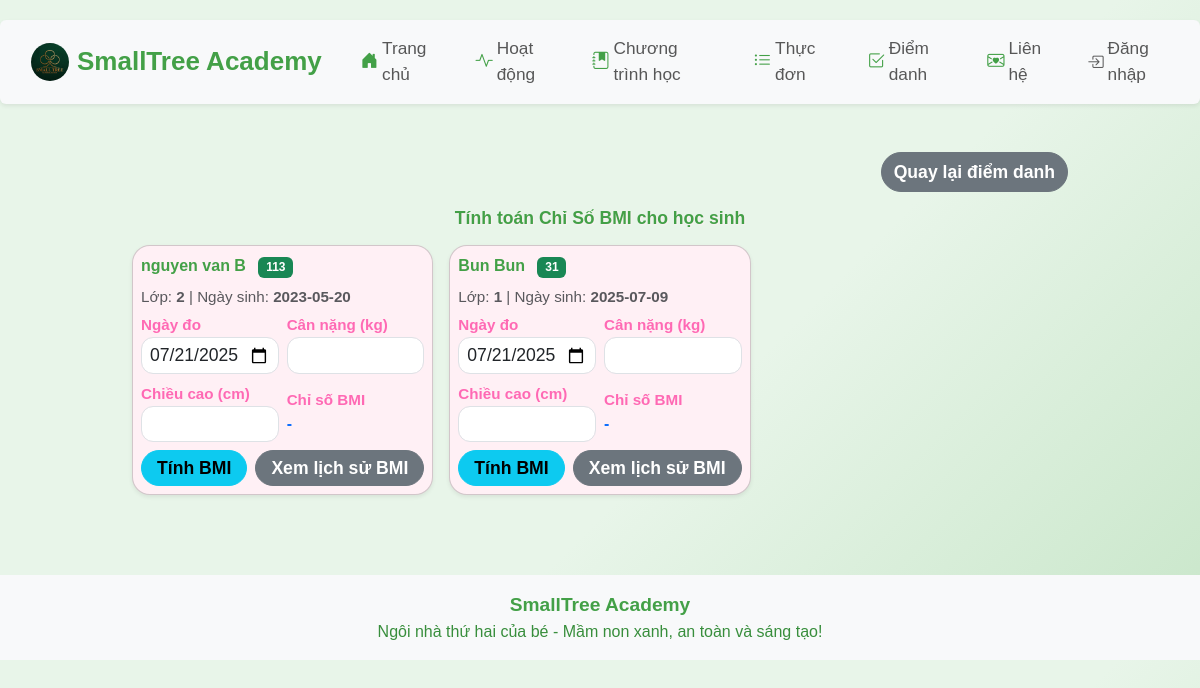
/bmi-index, run on an earlier commit of the app's database.
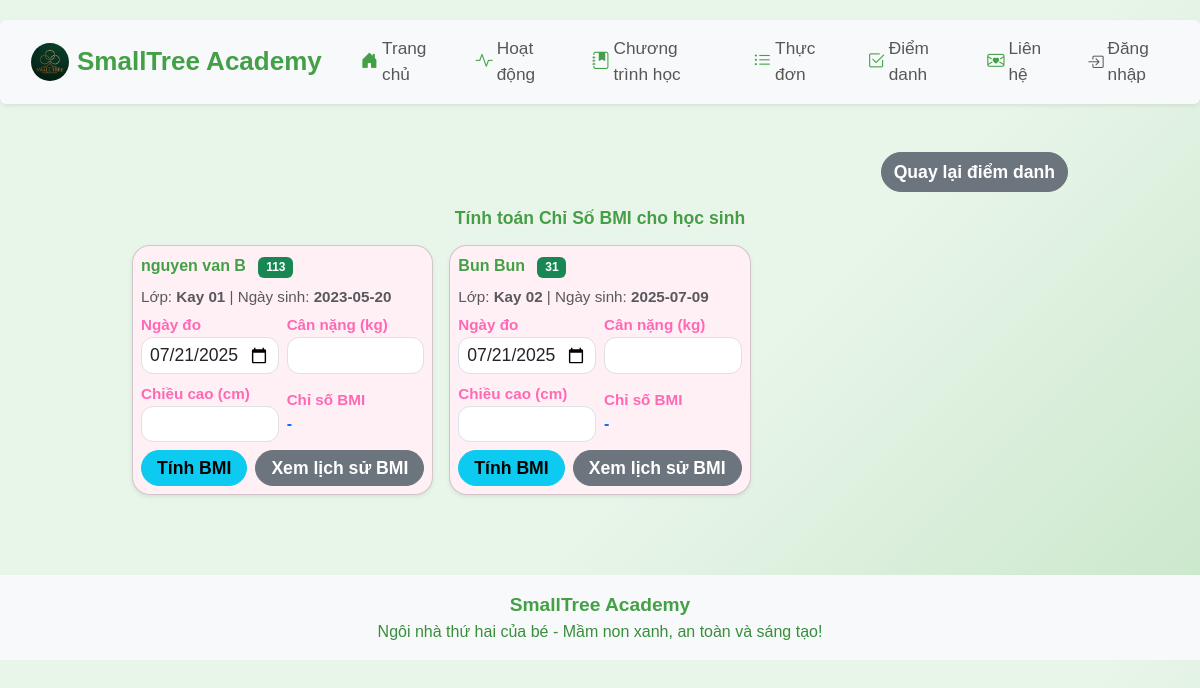
And on a later commit of the database.
### app/models.py (models this page shows)
class Child(db.Model):
    id = db.Column(db.Integer, primary_key=True)
    name = db.Column(db.String(100), nullable=False)
    age = db.Column(db.Integer, nullable=False)
    parent_contact = db.Column(db.String(100), nullable=False)
    class_name = db.Column(db.String(100))
    birth_date = db.Column(db.String(20))
    status = db.Column(db.String(20), default='Chưa điểm danh')
    email = db.Column(db.String(100))
    phone = db.Column(db.String(20))
    password = db.Column(db.String(100))
    student_code = db.Column(db.String(20), unique=True, nullable=True)

### app/routes.py (the view, shortened to what this page needs)
@main.route('/bmi-index', methods=['GET', 'POST'])
def bmi_index():
    students = Child.query.all()
    bmi = None
    bmi_id = None
    bmi_history = {}
    for student in students:
        records = BmiRecord.query.filter_by(student_id=student.id).order_by(BmiRecord.date.desc(), BmiRecord.id.desc()).all()
        filtered = {}
        for record in records:
            date_str = record.date.strftime('%Y-%m-%d')
            if date_str not in filtered:
                filtered[date_str] = record
        bmi_history[student.id] = list(filtered.values())
    current_date_iso = date.today().isoformat()
    return render_template(
        'bmi_index.html',
        title='Chỉ Số BMI',
        students=students,
        bmi=bmi,
        bmi_id=bmi_id,
        bmi_history=bmi_history,
        current_date_iso=current_date_iso,
        mobile=False
    )

### app/__init__.py (called while the page is built)
def create_app():
    app = Flask(__name__)
    app.config['SECRET_KEY'] = 'your-secret-key'
    app.config['SQLALCHEMY_DATABASE_URI'] = 'sqlite:///site.db'
    app.config['SQLALCHEMY_TRACK_MODIFICATIONS'] = False
    db.init_app(app)
    migrate = Migrate(app, db)
    csrf = CSRFProtect(app)
    @app.context_processor
    def inject_csrf_token():
        from flask_wtf.csrf import generate_csrf
        return dict(csrf_token=generate_csrf)
    from app.routes import main
    app.register_blueprint(main)
    return app

### app/templates/bmi_index.html (shortened to what this page needs)
{% extends 'base.html' %}
{% block content %}
<div class="container-fluid mt-4 mb-4 px-0">
    <div class="d-flex justify-content-end mb-3">
        <a href="/attendance" class="btn btn-secondary fw-bold">Quay lại điểm danh</a>
    </div>
    <h2 class="fw-bold text-center mb-3" style="color:#43a047; font-size:1.1em;">Tính toán Chỉ Số BMI cho học sinh</h2>
    <div class="row g-3">
        {% for student in students %}
        <div class="col-12 col-md-6 col-lg-4">
            <div class="card shadow-sm mb-2">
                <div class="card-body p-2">
                    <div class="mb-2">
                        <span class="fw-bold" style="color:#43a047;">{{ student.name }}</span>
                        <span class="badge bg-success ms-2">{{ student.student_code }}</span>
                    </div>
                    <div class="mb-1 text-muted" style="font-size:0.95em;">
                        Lớp: <span class="fw-bold">{{ student.class_name if student.class_name else '-' }}</span> | Ngày sinh: <span class="fw-bold">{{ student.birth_date if student.birth_date else '-' }}</span>
                    </div>
                    <form method="POST" class="row g-2 align-items-center">
                        <div class="col-6">
                            <label class="form-label mb-0" style="font-size:0.95em;">Ngày đo</label>
                            <input type="date" name="date" class="form-control form-control-sm" value="{{ current_date_iso }}" required>
                        </div>
                        <div class="col-6">
                            <label class="form-label mb-0" style="font-size:0.95em;">Cân nặng (kg)</label>
                            <input type="number" step="0.1" min="1" name="weight" class="form-control form-control-sm" required>
                        </div>
                        <div class="col-6">
                            <label class="form-label mb-0" style="font-size:0.95em;">Chiều cao (cm)</label>
                            <input type="number" step="0.1" min="30" name="height" class="form-control form-control-sm" required>
                        </div>
                        <div class="col-6">
                            <label class="form-label mb-0" style="font-size:0.95em;">Chỉ số BMI</label>
                            <div class="fw-bold text-primary">{% if bmi and bmi_id == student.id %}{{ bmi }}{% else %}-{% endif %}</div>
                        </div>
                        <div class="col-12 d-flex gap-2 mt-2">
                            <button type="submit" class="btn btn-info btn-sm flex-fill">Tính BMI</button>
                            <button type="button" class="btn btn-secondary btn-sm flex-fill" onclick="toggleBmiHistory({{ student.id }})">Xem lịch sử BMI</button>
                        </div>
                    </form>
                </div>
            </div>
        </div>
        {% else %}
        <div class="col-12"><div class="alert alert-warning text-center">Chưa có học sinh nào.</div></div>
        {% endfor %}
    </div>
</div>
{% endblock %}

What changed in the data, as far as the page shows it:
changed Child "nguyen van B": class_name "2" → "Kay 01"
changed Child "Bun Bun": class_name "1" → "Kay 02"
